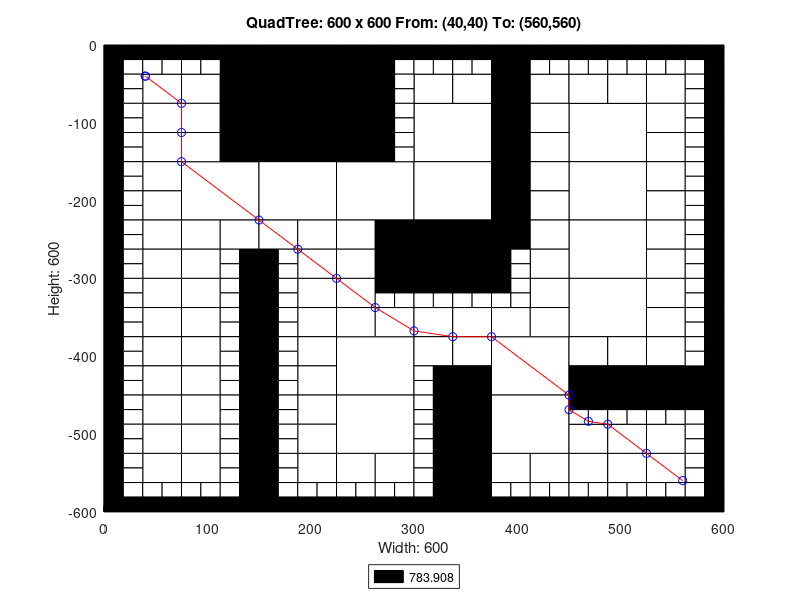

Here is the MATLAB script that generated this plot:
axis([0 600 -600 0]);
title('QuadTree: 600 x 600 From: (40,40) To: (560,560)');
xlabel('Width: 600');
ylabel('Height: 600');
rectangle('Position',[150 -75 75 75], 'FaceColor',[0 0 0]);
rectangle('Position',[150 -150 75 75], 'FaceColor',[0 0 0]);
rectangle('Position',[75 -225 75 75], 'FaceColor',[1 1 1]);
rectangle('Position',[150 -225 75 75], 'FaceColor',[1 1 1]);
rectangle('Position',[225 -225 75 75], 'FaceColor',[1 1 1]);
rectangle('Position',[300 -150 75 75], 'FaceColor',[1 1 1]);
rectangle('Position',[450 -150 75 75], 'FaceColor',[1 1 1]);
rectangle('Position',[300 -225 75 75], 'FaceColor',[1 1 1]);
rectangle('Position',[300 -300 75 75], 'FaceColor',[0 0 0]);
rectangle('Position',[450 -225 75 75], 'FaceColor',[1 1 1]);
rectangle('Position',[450 -300 75 75], 'FaceColor',[1 1 1]);
rectangle('Position',[225 -450 75 75], 'FaceColor',[1 1 1]);
rectangle('Position',[225 -525 75 75], 'FaceColor',[1 1 1]);
rectangle('Position',[375 -450 75 75], 'FaceColor',[1 1 1]);
rectangle('Position',[450 -375 75 75], 'FaceColor',[1 1 1]);
rectangle('Position',[375 -525 75 75], 'FaceColor',[1 1 1]);
rectangle('Position',[37.5 -75 37.5 37.5], 'FaceColor',[1 1 1]);
rectangle('Position',[112.5 -37.5 37.5 37.5], 'FaceColor',[0 0 0]);
rectangle('Position',[75 -75 37.5 37.5], 'FaceColor',[1 1 1]);
rectangle('Position',[112.5 -75 37.5 37.5], 'FaceColor',[0 0 0]);
rectangle('Position',[37.5 -112.5 37.5 37.5], 'FaceColor',[1 1 1]);
rectangle('Position',[37.5 -150 37.5 37.5], 'FaceColor',[1 1 1]);
rectangle('Position',[75 -112.5 37.5 37.5], 'FaceColor',[1 1 1]);
rectangle('Position',[112.5 -112.5 37.5 37.5], 'FaceColor',[0 0 0]);
rectangle('Position',[75 -150 37.5 37.5], 'FaceColor',[1 1 1]);
rectangle('Position',[112.5 -150 37.5 37.5], 'FaceColor',[0 0 0]);
rectangle('Position',[225 -37.5 37.5 37.5], 'FaceColor',[0 0 0]);
rectangle('Position',[225 -75 37.5 37.5], 'FaceColor',[0 0 0]);
rectangle('Position',[225 -112.5 37.5 37.5], 'FaceColor',[0 0 0]);
rectangle('Position',[225 -150 37.5 37.5], 'FaceColor',[0 0 0]);
rectangle('Position',[37.5 -187.5 37.5 37.5], 'FaceColor',[1 1 1]);
rectangle('Position',[37.5 -225 37.5 37.5], 'FaceColor',[1 1 1]);
rectangle('Position',[37.5 -262.5 37.5 37.5], 'FaceColor',[1 1 1]);
rectangle('Position',[37.5 -300 37.5 37.5], 'FaceColor',[1 1 1]);
rectangle('Position',[75 -262.5 37.5 37.5], 'FaceColor',[1 1 1]);
rectangle('Position',[112.5 -262.5 37.5 37.5], 'FaceColor',[1 1 1]);
rectangle('Position',[75 -300 37.5 37.5], 'FaceColor',[1 1 1]);
rectangle('Position',[150 -262.5 37.5 37.5], 'FaceColor',[1 1 1]);
rectangle('Position',[187.5 -262.5 37.5 37.5], 'FaceColor',[1 1 1]);
rectangle('Position',[187.5 -300 37.5 37.5], 'FaceColor',[1 1 1]);
rectangle('Position',[225 -262.5 37.5 37.5], 'FaceColor',[1 1 1]);
rectangle('Position',[262.5 -262.5 37.5 37.5], 'FaceColor',[0 0 0]);
rectangle('Position',[225 -300 37.5 37.5], 'FaceColor',[1 1 1]);
rectangle('Position',[262.5 -300 37.5 37.5], 'FaceColor',[0 0 0]);
rectangle('Position',[300 -75 37.5 37.5], 'FaceColor',[1 1 1]);
rectangle('Position',[337.5 -75 37.5 37.5], 'FaceColor',[1 1 1]);
rectangle('Position',[375 -37.5 37.5 37.5], 'FaceColor',[0 0 0]);
rectangle('Position',[375 -75 37.5 37.5], 'FaceColor',[0 0 0]);
rectangle('Position',[412.5 -75 37.5 37.5], 'FaceColor',[1 1 1]);
rectangle('Position',[375 -112.5 37.5 37.5], 'FaceColor',[0 0 0]);
rectangle('Position',[412.5 -112.5 37.5 37.5], 'FaceColor',[1 1 1]);
rectangle('Position',[375 -150 37.5 37.5], 'FaceColor',[0 0 0]);
rectangle('Position',[412.5 -150 37.5 37.5], 'FaceColor',[1 1 1]);
rectangle('Position',[450 -75 37.5 37.5], 'FaceColor',[1 1 1]);
rectangle('Position',[487.5 -75 37.5 37.5], 'FaceColor',[1 1 1]);
rectangle('Position',[525 -75 37.5 37.5], 'FaceColor',[1 1 1]);
rectangle('Position',[525 -112.5 37.5 37.5], 'FaceColor',[1 1 1]);
rectangle('Position',[525 -150 37.5 37.5], 'FaceColor',[1 1 1]);
rectangle('Position',[375 -187.5 37.5 37.5], 'FaceColor',[0 0 0]);
rectangle('Position',[412.5 -187.5 37.5 37.5], 'FaceColor',[1 1 1]);
rectangle('Position',[375 -225 37.5 37.5], 'FaceColor',[0 0 0]);
rectangle('Position',[412.5 -225 37.5 37.5], 'FaceColor',[1 1 1]);
rectangle('Position',[375 -262.5 37.5 37.5], 'FaceColor',[0 0 0]);
rectangle('Position',[412.5 -262.5 37.5 37.5], 'FaceColor',[1 1 1]);
rectangle('Position',[412.5 -300 37.5 37.5], 'FaceColor',[1 1 1]);
rectangle('Position',[525 -187.5 37.5 37.5], 'FaceColor',[1 1 1]);
rectangle('Position',[525 -225 37.5 37.5], 'FaceColor',[1 1 1]);
rectangle('Position',[525 -262.5 37.5 37.5], 'FaceColor',[1 1 1]);
rectangle('Position',[525 -300 37.5 37.5], 'FaceColor',[1 1 1]);
rectangle('Position',[37.5 -337.5 37.5 37.5], 'FaceColor',[1 1 1]);
rectangle('Position',[37.5 -375 37.5 37.5], 'FaceColor',[1 1 1]);
rectangle('Position',[75 -337.5 37.5 37.5], 'FaceColor',[1 1 1]);
rectangle('Position',[75 -375 37.5 37.5], 'FaceColor',[1 1 1]);
rectangle('Position',[37.5 -412.5 37.5 37.5], 'FaceColor',[1 1 1]);
rectangle('Position',[37.5 -450 37.5 37.5], 'FaceColor',[1 1 1]);
rectangle('Position',[75 -412.5 37.5 37.5], 'FaceColor',[1 1 1]);
rectangle('Position',[75 -450 37.5 37.5], 'FaceColor',[1 1 1]);
rectangle('Position',[187.5 -337.5 37.5 37.5], 'FaceColor',[1 1 1]);
rectangle('Position',[187.5 -375 37.5 37.5], 'FaceColor',[1 1 1]);
rectangle('Position',[225 -337.5 37.5 37.5], 'FaceColor',[1 1 1]);
rectangle('Position',[225 -375 37.5 37.5], 'FaceColor',[1 1 1]);
rectangle('Position',[262.5 -375 37.5 37.5], 'FaceColor',[1 1 1]);
rectangle('Position',[187.5 -412.5 37.5 37.5], 'FaceColor',[1 1 1]);
rectangle('Position',[187.5 -450 37.5 37.5], 'FaceColor',[1 1 1]);
rectangle('Position',[37.5 -487.5 37.5 37.5], 'FaceColor',[1 1 1]);
rectangle('Position',[37.5 -525 37.5 37.5], 'FaceColor',[1 1 1]);
rectangle('Position',[75 -487.5 37.5 37.5], 'FaceColor',[1 1 1]);
rectangle('Position',[75 -525 37.5 37.5], 'FaceColor',[1 1 1]);
rectangle('Position',[37.5 -562.5 37.5 37.5], 'FaceColor',[1 1 1]);
rectangle('Position',[75 -562.5 37.5 37.5], 'FaceColor',[1 1 1]);
rectangle('Position',[187.5 -487.5 37.5 37.5], 'FaceColor',[1 1 1]);
rectangle('Position',[187.5 -525 37.5 37.5], 'FaceColor',[1 1 1]);
rectangle('Position',[187.5 -562.5 37.5 37.5], 'FaceColor',[1 1 1]);
rectangle('Position',[225 -562.5 37.5 37.5], 'FaceColor',[1 1 1]);
rectangle('Position',[262.5 -562.5 37.5 37.5], 'FaceColor',[1 1 1]);
rectangle('Position',[300 -375 37.5 37.5], 'FaceColor',[1 1 1]);
rectangle('Position',[337.5 -375 37.5 37.5], 'FaceColor',[1 1 1]);
rectangle('Position',[412.5 -337.5 37.5 37.5], 'FaceColor',[1 1 1]);
rectangle('Position',[375 -375 37.5 37.5], 'FaceColor',[1 1 1]);
rectangle('Position',[412.5 -375 37.5 37.5], 'FaceColor',[1 1 1]);
rectangle('Position',[300 -412.5 37.5 37.5], 'FaceColor',[1 1 1]);
rectangle('Position',[337.5 -412.5 37.5 37.5], 'FaceColor',[1 1 1]);
rectangle('Position',[337.5 -450 37.5 37.5], 'FaceColor',[0 0 0]);
rectangle('Position',[525 -337.5 37.5 37.5], 'FaceColor',[1 1 1]);
rectangle('Position',[525 -375 37.5 37.5], 'FaceColor',[1 1 1]);
rectangle('Position',[450 -412.5 37.5 37.5], 'FaceColor',[1 1 1]);
rectangle('Position',[487.5 -412.5 37.5 37.5], 'FaceColor',[1 1 1]);
rectangle('Position',[450 -450 37.5 37.5], 'FaceColor',[0 0 0]);
rectangle('Position',[487.5 -450 37.5 37.5], 'FaceColor',[0 0 0]);
rectangle('Position',[525 -412.5 37.5 37.5], 'FaceColor',[1 1 1]);
rectangle('Position',[525 -450 37.5 37.5], 'FaceColor',[0 0 0]);
rectangle('Position',[562.5 -450 37.5 37.5], 'FaceColor',[0 0 0]);
rectangle('Position',[337.5 -487.5 37.5 37.5], 'FaceColor',[0 0 0]);
rectangle('Position',[337.5 -525 37.5 37.5], 'FaceColor',[0 0 0]);
rectangle('Position',[337.5 -562.5 37.5 37.5], 'FaceColor',[0 0 0]);
rectangle('Position',[337.5 -600 37.5 37.5], 'FaceColor',[0 0 0]);
rectangle('Position',[375 -562.5 37.5 37.5], 'FaceColor',[1 1 1]);
rectangle('Position',[412.5 -562.5 37.5 37.5], 'FaceColor',[1 1 1]);
rectangle('Position',[450 -525 37.5 37.5], 'FaceColor',[1 1 1]);
rectangle('Position',[487.5 -525 37.5 37.5], 'FaceColor',[1 1 1]);
rectangle('Position',[525 -525 37.5 37.5], 'FaceColor',[1 1 1]);
rectangle('Position',[450 -562.5 37.5 37.5], 'FaceColor',[1 1 1]);
rectangle('Position',[487.5 -562.5 37.5 37.5], 'FaceColor',[1 1 1]);
rectangle('Position',[525 -562.5 37.5 37.5], 'FaceColor',[1 1 1]);
rectangle('Position',[0 -18.75 18.75 18.75], 'FaceColor',[0 0 0]);
rectangle('Position',[18.75 -18.75 18.75 18.75], 'FaceColor',[0 0 0]);
rectangle('Position',[0 -37.5 18.75 18.75], 'FaceColor',[0 0 0]);
rectangle('Position',[18.75 -37.5 18.75 18.75], 'FaceColor',[1 1 1]);
rectangle('Position',[37.5 -18.75 18.75 18.75], 'FaceColor',[0 0 0]);
rectangle('Position',[56.25 -18.75 18.75 18.75], 'FaceColor',[0 0 0]);
rectangle('Position',[37.5 -37.5 18.75 18.75], 'FaceColor',[1 1 1]);
rectangle('Position',[56.25 -37.5 18.75 18.75], 'FaceColor',[1 1 1]);
rectangle('Position',[0 -56.25 18.75 18.75], 'FaceColor',[0 0 0]);
rectangle('Position',[18.75 -56.25 18.75 18.75], 'FaceColor',[1 1 1]);
rectangle('Position',[0 -75 18.75 18.75], 'FaceColor',[0 0 0]);
rectangle('Position',[18.75 -75 18.75 18.75], 'FaceColor',[1 1 1]);
rectangle('Position',[75 -18.75 18.75 18.75], 'FaceColor',[0 0 0]);
rectangle('Position',[93.75 -18.75 18.75 18.75], 'FaceColor',[0 0 0]);
rectangle('Position',[75 -37.5 18.75 18.75], 'FaceColor',[1 1 1]);
rectangle('Position',[93.75 -37.5 18.75 18.75], 'FaceColor',[1 1 1]);
rectangle('Position',[0 -93.75 18.75 18.75], 'FaceColor',[0 0 0]);
rectangle('Position',[18.75 -93.75 18.75 18.75], 'FaceColor',[1 1 1]);
rectangle('Position',[0 -112.5 18.75 18.75], 'FaceColor',[0 0 0]);
rectangle('Position',[18.75 -112.5 18.75 18.75], 'FaceColor',[1 1 1]);
rectangle('Position',[0 -131.25 18.75 18.75], 'FaceColor',[0 0 0]);
rectangle('Position',[18.75 -131.25 18.75 18.75], 'FaceColor',[1 1 1]);
rectangle('Position',[0 -150 18.75 18.75], 'FaceColor',[0 0 0]);
rectangle('Position',[18.75 -150 18.75 18.75], 'FaceColor',[1 1 1]);
rectangle('Position',[262.5 -18.75 18.75 18.75], 'FaceColor',[0 0 0]);
rectangle('Position',[281.25 -18.75 18.75 18.75], 'FaceColor',[0 0 0]);
rectangle('Position',[262.5 -37.5 18.75 18.75], 'FaceColor',[0 0 0]);
rectangle('Position',[281.25 -37.5 18.75 18.75], 'FaceColor',[1 1 1]);
rectangle('Position',[262.5 -56.25 18.75 18.75], 'FaceColor',[0 0 0]);
rectangle('Position',[281.25 -56.25 18.75 18.75], 'FaceColor',[1 1 1]);
rectangle('Position',[262.5 -75 18.75 18.75], 'FaceColor',[0 0 0]);
rectangle('Position',[281.25 -75 18.75 18.75], 'FaceColor',[1 1 1]);
rectangle('Position',[262.5 -93.75 18.75 18.75], 'FaceColor',[0 0 0]);
rectangle('Position',[281.25 -93.75 18.75 18.75], 'FaceColor',[1 1 1]);
rectangle('Position',[262.5 -112.5 18.75 18.75], 'FaceColor',[0 0 0]);
rectangle('Position',[281.25 -112.5 18.75 18.75], 'FaceColor',[1 1 1]);
rectangle('Position',[262.5 -131.25 18.75 18.75], 'FaceColor',[0 0 0]);
rectangle('Position',[281.25 -131.25 18.75 18.75], 'FaceColor',[1 1 1]);
rectangle('Position',[262.5 -150 18.75 18.75], 'FaceColor',[0 0 0]);
rectangle('Position',[281.25 -150 18.75 18.75], 'FaceColor',[1 1 1]);
rectangle('Position',[0 -168.75 18.75 18.75], 'FaceColor',[0 0 0]);
rectangle('Position',[18.75 -168.75 18.75 18.75], 'FaceColor',[1 1 1]);
rectangle('Position',[0 -187.5 18.75 18.75], 'FaceColor',[0 0 0]);
rectangle('Position',[18.75 -187.5 18.75 18.75], 'FaceColor',[1 1 1]);
rectangle('Position',[0 -206.25 18.75 18.75], 'FaceColor',[0 0 0]);
rectangle('Position',[18.75 -206.25 18.75 18.75], 'FaceColor',[1 1 1]);
rectangle('Position',[0 -225 18.75 18.75], 'FaceColor',[0 0 0]);
rectangle('Position',[18.75 -225 18.75 18.75], 'FaceColor',[1 1 1]);
rectangle('Position',[0 -243.75 18.75 18.75], 'FaceColor',[0 0 0]);
rectangle('Position',[18.75 -243.75 18.75 18.75], 'FaceColor',[1 1 1]);
rectangle('Position',[0 -262.5 18.75 18.75], 'FaceColor',[0 0 0]);
rectangle('Position',[18.75 -262.5 18.75 18.75], 'FaceColor',[1 1 1]);
rectangle('Position',[0 -281.25 18.75 18.75], 'FaceColor',[0 0 0]);
rectangle('Position',[18.75 -281.25 18.75 18.75], 'FaceColor',[1 1 1]);
rectangle('Position',[0 -300 18.75 18.75], 'FaceColor',[0 0 0]);
rectangle('Position',[18.75 -300 18.75 18.75], 'FaceColor',[1 1 1]);
rectangle('Position',[112.5 -281.25 18.75 18.75], 'FaceColor',[1 1 1]);
rectangle('Position',[131.25 -281.25 18.75 18.75], 'FaceColor',[0 0 0]);
rectangle('Position',[112.5 -300 18.75 18.75], 'FaceColor',[1 1 1]);
rectangle('Position',[131.25 -300 18.75 18.75], 'FaceColor',[0 0 0]);
rectangle('Position',[150 -281.25 18.75 18.75], 'FaceColor',[0 0 0]);
rectangle('Position',[168.75 -281.25 18.75 18.75], 'FaceColor',[1 1 1]);
rectangle('Position',[150 -300 18.75 18.75], 'FaceColor',[0 0 0]);
rectangle('Position',[168.75 -300 18.75 18.75], 'FaceColor',[1 1 1]);
rectangle('Position',[300 -18.75 18.75 18.75], 'FaceColor',[0 0 0]);
rectangle('Position',[318.75 -18.75 18.75 18.75], 'FaceColor',[0 0 0]);
rectangle('Position',[300 -37.5 18.75 18.75], 'FaceColor',[1 1 1]);
rectangle('Position',[318.75 -37.5 18.75 18.75], 'FaceColor',[1 1 1]);
rectangle('Position',[337.5 -18.75 18.75 18.75], 'FaceColor',[0 0 0]);
rectangle('Position',[356.25 -18.75 18.75 18.75], 'FaceColor',[0 0 0]);
rectangle('Position',[337.5 -37.5 18.75 18.75], 'FaceColor',[1 1 1]);
rectangle('Position',[356.25 -37.5 18.75 18.75], 'FaceColor',[1 1 1]);
rectangle('Position',[412.5 -18.75 18.75 18.75], 'FaceColor',[0 0 0]);
rectangle('Position',[431.25 -18.75 18.75 18.75], 'FaceColor',[0 0 0]);
rectangle('Position',[412.5 -37.5 18.75 18.75], 'FaceColor',[1 1 1]);
rectangle('Position',[431.25 -37.5 18.75 18.75], 'FaceColor',[1 1 1]);
rectangle('Position',[450 -18.75 18.75 18.75], 'FaceColor',[0 0 0]);
rectangle('Position',[468.75 -18.75 18.75 18.75], 'FaceColor',[0 0 0]);
rectangle('Position',[450 -37.5 18.75 18.75], 'FaceColor',[1 1 1]);
rectangle('Position',[468.75 -37.5 18.75 18.75], 'FaceColor',[1 1 1]);
rectangle('Position',[487.5 -18.75 18.75 18.75], 'FaceColor',[0 0 0]);
rectangle('Position',[506.25 -18.75 18.75 18.75], 'FaceColor',[0 0 0]);
rectangle('Position',[487.5 -37.5 18.75 18.75], 'FaceColor',[1 1 1]);
rectangle('Position',[506.25 -37.5 18.75 18.75], 'FaceColor',[1 1 1]);
rectangle('Position',[525 -18.75 18.75 18.75], 'FaceColor',[0 0 0]);
rectangle('Position',[543.75 -18.75 18.75 18.75], 'FaceColor',[0 0 0]);
rectangle('Position',[525 -37.5 18.75 18.75], 'FaceColor',[1 1 1]);
rectangle('Position',[543.75 -37.5 18.75 18.75], 'FaceColor',[1 1 1]);
rectangle('Position',[562.5 -18.75 18.75 18.75], 'FaceColor',[0 0 0]);
rectangle('Position',[581.25 -18.75 18.75 18.75], 'FaceColor',[0 0 0]);
rectangle('Position',[562.5 -37.5 18.75 18.75], 'FaceColor',[1 1 1]);
rectangle('Position',[581.25 -37.5 18.75 18.75], 'FaceColor',[0 0 0]);
rectangle('Position',[562.5 -56.25 18.75 18.75], 'FaceColor',[1 1 1]);
rectangle('Position',[581.25 -56.25 18.75 18.75], 'FaceColor',[0 0 0]);
rectangle('Position',[562.5 -75 18.75 18.75], 'FaceColor',[1 1 1]);
rectangle('Position',[581.25 -75 18.75 18.75], 'FaceColor',[0 0 0]);
rectangle('Position',[562.5 -93.75 18.75 18.75], 'FaceColor',[1 1 1]);
rectangle('Position',[581.25 -93.75 18.75 18.75], 'FaceColor',[0 0 0]);
rectangle('Position',[562.5 -112.5 18.75 18.75], 'FaceColor',[1 1 1]);
rectangle('Position',[581.25 -112.5 18.75 18.75], 'FaceColor',[0 0 0]);
rectangle('Position',[562.5 -131.25 18.75 18.75], 'FaceColor',[1 1 1]);
rectangle('Position',[581.25 -131.25 18.75 18.75], 'FaceColor',[0 0 0]);
rectangle('Position',[562.5 -150 18.75 18.75], 'FaceColor',[1 1 1]);
rectangle('Position',[581.25 -150 18.75 18.75], 'FaceColor',[0 0 0]);
rectangle('Position',[375 -281.25 18.75 18.75], 'FaceColor',[0 0 0]);
rectangle('Position',[393.75 -281.25 18.75 18.75], 'FaceColor',[1 1 1]);
rectangle('Position',[375 -300 18.75 18.75], 'FaceColor',[0 0 0]);
rectangle('Position',[393.75 -300 18.75 18.75], 'FaceColor',[1 1 1]);
rectangle('Position',[562.5 -168.75 18.75 18.75], 'FaceColor',[1 1 1]);
rectangle('Position',[581.25 -168.75 18.75 18.75], 'FaceColor',[0 0 0]);
rectangle('Position',[562.5 -187.5 18.75 18.75], 'FaceColor',[1 1 1]);
rectangle('Position',[581.25 -187.5 18.75 18.75], 'FaceColor',[0 0 0]);
rectangle('Position',[562.5 -206.25 18.75 18.75], 'FaceColor',[1 1 1]);
rectangle('Position',[581.25 -206.25 18.75 18.75], 'FaceColor',[0 0 0]);
rectangle('Position',[562.5 -225 18.75 18.75], 'FaceColor',[1 1 1]);
rectangle('Position',[581.25 -225 18.75 18.75], 'FaceColor',[0 0 0]);
rectangle('Position',[562.5 -243.75 18.75 18.75], 'FaceColor',[1 1 1]);
rectangle('Position',[581.25 -243.75 18.75 18.75], 'FaceColor',[0 0 0]);
rectangle('Position',[562.5 -262.5 18.75 18.75], 'FaceColor',[1 1 1]);
rectangle('Position',[581.25 -262.5 18.75 18.75], 'FaceColor',[0 0 0]);
rectangle('Position',[562.5 -281.25 18.75 18.75], 'FaceColor',[1 1 1]);
rectangle('Position',[581.25 -281.25 18.75 18.75], 'FaceColor',[0 0 0]);
rectangle('Position',[562.5 -300 18.75 18.75], 'FaceColor',[1 1 1]);
rectangle('Position',[581.25 -300 18.75 18.75], 'FaceColor',[0 0 0]);
rectangle('Position',[0 -318.75 18.75 18.75], 'FaceColor',[0 0 0]);
rectangle('Position',[18.75 -318.75 18.75 18.75], 'FaceColor',[1 1 1]);
rectangle('Position',[0 -337.5 18.75 18.75], 'FaceColor',[0 0 0]);
rectangle('Position',[18.75 -337.5 18.75 18.75], 'FaceColor',[1 1 1]);
rectangle('Position',[0 -356.25 18.75 18.75], 'FaceColor',[0 0 0]);
rectangle('Position',[18.75 -356.25 18.75 18.75], 'FaceColor',[1 1 1]);
rectangle('Position',[0 -375 18.75 18.75], 'FaceColor',[0 0 0]);
rectangle('Position',[18.75 -375 18.75 18.75], 'FaceColor',[1 1 1]);
rectangle('Position',[112.5 -318.75 18.75 18.75], 'FaceColor',[1 1 1]);
rectangle('Position',[131.25 -318.75 18.75 18.75], 'FaceColor',[0 0 0]);
rectangle('Position',[112.5 -337.5 18.75 18.75], 'FaceColor',[1 1 1]);
rectangle('Position',[131.25 -337.5 18.75 18.75], 'FaceColor',[0 0 0]);
rectangle('Position',[112.5 -356.25 18.75 18.75], 'FaceColor',[1 1 1]);
rectangle('Position',[131.25 -356.25 18.75 18.75], 'FaceColor',[0 0 0]);
rectangle('Position',[112.5 -375 18.75 18.75], 'FaceColor',[1 1 1]);
rectangle('Position',[131.25 -375 18.75 18.75], 'FaceColor',[0 0 0]);
rectangle('Position',[0 -393.75 18.75 18.75], 'FaceColor',[0 0 0]);
rectangle('Position',[18.75 -393.75 18.75 18.75], 'FaceColor',[1 1 1]);
rectangle('Position',[0 -412.5 18.75 18.75], 'FaceColor',[0 0 0]);
rectangle('Position',[18.75 -412.5 18.75 18.75], 'FaceColor',[1 1 1]);
rectangle('Position',[0 -431.25 18.75 18.75], 'FaceColor',[0 0 0]);
rectangle('Position',[18.75 -431.25 18.75 18.75], 'FaceColor',[1 1 1]);
rectangle('Position',[0 -450 18.75 18.75], 'FaceColor',[0 0 0]);
rectangle('Position',[18.75 -450 18.75 18.75], 'FaceColor',[1 1 1]);
rectangle('Position',[112.5 -393.75 18.75 18.75], 'FaceColor',[1 1 1]);
rectangle('Position',[131.25 -393.75 18.75 18.75], 'FaceColor',[0 0 0]);
rectangle('Position',[112.5 -412.5 18.75 18.75], 'FaceColor',[1 1 1]);
rectangle('Position',[131.25 -412.5 18.75 18.75], 'FaceColor',[0 0 0]);
rectangle('Position',[112.5 -431.25 18.75 18.75], 'FaceColor',[1 1 1]);
rectangle('Position',[131.25 -431.25 18.75 18.75], 'FaceColor',[0 0 0]);
rectangle('Position',[112.5 -450 18.75 18.75], 'FaceColor',[1 1 1]);
rectangle('Position',[131.25 -450 18.75 18.75], 'FaceColor',[0 0 0]);
rectangle('Position',[150 -318.75 18.75 18.75], 'FaceColor',[0 0 0]);
rectangle('Position',[168.75 -318.75 18.75 18.75], 'FaceColor',[1 1 1]);
rectangle('Position',[150 -337.5 18.75 18.75], 'FaceColor',[0 0 0]);
rectangle('Position',[168.75 -337.5 18.75 18.75], 'FaceColor',[1 1 1]);
rectangle('Position',[150 -356.25 18.75 18.75], 'FaceColor',[0 0 0]);
rectangle('Position',[168.75 -356.25 18.75 18.75], 'FaceColor',[1 1 1]);
rectangle('Position',[150 -375 18.75 18.75], 'FaceColor',[0 0 0]);
rectangle('Position',[168.75 -375 18.75 18.75], 'FaceColor',[1 1 1]);
rectangle('Position',[262.5 -318.75 18.75 18.75], 'FaceColor',[0 0 0]);
rectangle('Position',[281.25 -318.75 18.75 18.75], 'FaceColor',[0 0 0]);
rectangle('Position',[262.5 -337.5 18.75 18.75], 'FaceColor',[1 1 1]);
rectangle('Position',[281.25 -337.5 18.75 18.75], 'FaceColor',[1 1 1]);
rectangle('Position',[150 -393.75 18.75 18.75], 'FaceColor',[0 0 0]);
rectangle('Position',[168.75 -393.75 18.75 18.75], 'FaceColor',[1 1 1]);
rectangle('Position',[150 -412.5 18.75 18.75], 'FaceColor',[0 0 0]);
rectangle('Position',[168.75 -412.5 18.75 18.75], 'FaceColor',[1 1 1]);
rectangle('Position',[150 -431.25 18.75 18.75], 'FaceColor',[0 0 0]);
rectangle('Position',[168.75 -431.25 18.75 18.75], 'FaceColor',[1 1 1]);
rectangle('Position',[150 -450 18.75 18.75], 'FaceColor',[0 0 0]);
rectangle('Position',[168.75 -450 18.75 18.75], 'FaceColor',[1 1 1]);
rectangle('Position',[0 -468.75 18.75 18.75], 'FaceColor',[0 0 0]);
rectangle('Position',[18.75 -468.75 18.75 18.75], 'FaceColor',[1 1 1]);
rectangle('Position',[0 -487.5 18.75 18.75], 'FaceColor',[0 0 0]);
rectangle('Position',[18.75 -487.5 18.75 18.75], 'FaceColor',[1 1 1]);
rectangle('Position',[0 -506.25 18.75 18.75], 'FaceColor',[0 0 0]);
rectangle('Position',[18.75 -506.25 18.75 18.75], 'FaceColor',[1 1 1]);
rectangle('Position',[0 -525 18.75 18.75], 'FaceColor',[0 0 0]);
rectangle('Position',[18.75 -525 18.75 18.75], 'FaceColor',[1 1 1]);
rectangle('Position',[112.5 -468.75 18.75 18.75], 'FaceColor',[1 1 1]);
rectangle('Position',[131.25 -468.75 18.75 18.75], 'FaceColor',[0 0 0]);
rectangle('Position',[112.5 -487.5 18.75 18.75], 'FaceColor',[1 1 1]);
rectangle('Position',[131.25 -487.5 18.75 18.75], 'FaceColor',[0 0 0]);
rectangle('Position',[112.5 -506.25 18.75 18.75], 'FaceColor',[1 1 1]);
rectangle('Position',[131.25 -506.25 18.75 18.75], 'FaceColor',[0 0 0]);
rectangle('Position',[112.5 -525 18.75 18.75], 'FaceColor',[1 1 1]);
rectangle('Position',[131.25 -525 18.75 18.75], 'FaceColor',[0 0 0]);
rectangle('Position',[0 -543.75 18.75 18.75], 'FaceColor',[0 0 0]);
rectangle('Position',[18.75 -543.75 18.75 18.75], 'FaceColor',[1 1 1]);
rectangle('Position',[0 -562.5 18.75 18.75], 'FaceColor',[0 0 0]);
rectangle('Position',[18.75 -562.5 18.75 18.75], 'FaceColor',[1 1 1]);
rectangle('Position',[0 -581.25 18.75 18.75], 'FaceColor',[0 0 0]);
rectangle('Position',[18.75 -581.25 18.75 18.75], 'FaceColor',[1 1 1]);
rectangle('Position',[0 -600 18.75 18.75], 'FaceColor',[0 0 0]);
rectangle('Position',[18.75 -600 18.75 18.75], 'FaceColor',[0 0 0]);
rectangle('Position',[37.5 -581.25 18.75 18.75], 'FaceColor',[1 1 1]);
rectangle('Position',[56.25 -581.25 18.75 18.75], 'FaceColor',[1 1 1]);
rectangle('Position',[37.5 -600 18.75 18.75], 'FaceColor',[0 0 0]);
rectangle('Position',[56.25 -600 18.75 18.75], 'FaceColor',[0 0 0]);
rectangle('Position',[112.5 -543.75 18.75 18.75], 'FaceColor',[1 1 1]);
rectangle('Position',[131.25 -543.75 18.75 18.75], 'FaceColor',[0 0 0]);
rectangle('Position',[112.5 -562.5 18.75 18.75], 'FaceColor',[1 1 1]);
rectangle('Position',[131.25 -562.5 18.75 18.75], 'FaceColor',[0 0 0]);
rectangle('Position',[75 -581.25 18.75 18.75], 'FaceColor',[1 1 1]);
rectangle('Position',[93.75 -581.25 18.75 18.75], 'FaceColor',[1 1 1]);
rectangle('Position',[75 -600 18.75 18.75], 'FaceColor',[0 0 0]);
rectangle('Position',[93.75 -600 18.75 18.75], 'FaceColor',[0 0 0]);
rectangle('Position',[112.5 -581.25 18.75 18.75], 'FaceColor',[1 1 1]);
rectangle('Position',[131.25 -581.25 18.75 18.75], 'FaceColor',[0 0 0]);
rectangle('Position',[112.5 -600 18.75 18.75], 'FaceColor',[0 0 0]);
rectangle('Position',[131.25 -600 18.75 18.75], 'FaceColor',[0 0 0]);
rectangle('Position',[150 -468.75 18.75 18.75], 'FaceColor',[0 0 0]);
rectangle('Position',[168.75 -468.75 18.75 18.75], 'FaceColor',[1 1 1]);
rectangle('Position',[150 -487.5 18.75 18.75], 'FaceColor',[0 0 0]);
rectangle('Position',[168.75 -487.5 18.75 18.75], 'FaceColor',[1 1 1]);
rectangle('Position',[150 -506.25 18.75 18.75], 'FaceColor',[0 0 0]);
rectangle('Position',[168.75 -506.25 18.75 18.75], 'FaceColor',[1 1 1]);
rectangle('Position',[150 -525 18.75 18.75], 'FaceColor',[0 0 0]);
rectangle('Position',[168.75 -525 18.75 18.75], 'FaceColor',[1 1 1]);
rectangle('Position',[150 -543.75 18.75 18.75], 'FaceColor',[0 0 0]);
rectangle('Position',[168.75 -543.75 18.75 18.75], 'FaceColor',[1 1 1]);
rectangle('Position',[150 -562.5 18.75 18.75], 'FaceColor',[0 0 0]);
rectangle('Position',[168.75 -562.5 18.75 18.75], 'FaceColor',[1 1 1]);
rectangle('Position',[150 -581.25 18.75 18.75], 'FaceColor',[0 0 0]);
rectangle('Position',[168.75 -581.25 18.75 18.75], 'FaceColor',[1 1 1]);
rectangle('Position',[150 -600 18.75 18.75], 'FaceColor',[0 0 0]);
rectangle('Position',[168.75 -600 18.75 18.75], 'FaceColor',[0 0 0]);
rectangle('Position',[187.5 -581.25 18.75 18.75], 'FaceColor',[1 1 1]);
rectangle('Position',[206.25 -581.25 18.75 18.75], 'FaceColor',[1 1 1]);
rectangle('Position',[187.5 -600 18.75 18.75], 'FaceColor',[0 0 0]);
rectangle('Position',[206.25 -600 18.75 18.75], 'FaceColor',[0 0 0]);
rectangle('Position',[225 -581.25 18.75 18.75], 'FaceColor',[1 1 1]);
rectangle('Position',[243.75 -581.25 18.75 18.75], 'FaceColor',[1 1 1]);
rectangle('Position',[225 -600 18.75 18.75], 'FaceColor',[0 0 0]);
rectangle('Position',[243.75 -600 18.75 18.75], 'FaceColor',[0 0 0]);
rectangle('Position',[262.5 -581.25 18.75 18.75], 'FaceColor',[1 1 1]);
rectangle('Position',[281.25 -581.25 18.75 18.75], 'FaceColor',[1 1 1]);
rectangle('Position',[262.5 -600 18.75 18.75], 'FaceColor',[0 0 0]);
rectangle('Position',[281.25 -600 18.75 18.75], 'FaceColor',[0 0 0]);
rectangle('Position',[300 -318.75 18.75 18.75], 'FaceColor',[0 0 0]);
rectangle('Position',[318.75 -318.75 18.75 18.75], 'FaceColor',[0 0 0]);
rectangle('Position',[300 -337.5 18.75 18.75], 'FaceColor',[1 1 1]);
rectangle('Position',[318.75 -337.5 18.75 18.75], 'FaceColor',[1 1 1]);
rectangle('Position',[337.5 -318.75 18.75 18.75], 'FaceColor',[0 0 0]);
rectangle('Position',[356.25 -318.75 18.75 18.75], 'FaceColor',[0 0 0]);
rectangle('Position',[337.5 -337.5 18.75 18.75], 'FaceColor',[1 1 1]);
rectangle('Position',[356.25 -337.5 18.75 18.75], 'FaceColor',[1 1 1]);
rectangle('Position',[375 -318.75 18.75 18.75], 'FaceColor',[0 0 0]);
rectangle('Position',[393.75 -318.75 18.75 18.75], 'FaceColor',[1 1 1]);
rectangle('Position',[375 -337.5 18.75 18.75], 'FaceColor',[1 1 1]);
rectangle('Position',[393.75 -337.5 18.75 18.75], 'FaceColor',[1 1 1]);
rectangle('Position',[300 -431.25 18.75 18.75], 'FaceColor',[1 1 1]);
rectangle('Position',[318.75 -431.25 18.75 18.75], 'FaceColor',[0 0 0]);
rectangle('Position',[300 -450 18.75 18.75], 'FaceColor',[1 1 1]);
rectangle('Position',[318.75 -450 18.75 18.75], 'FaceColor',[0 0 0]);
rectangle('Position',[562.5 -318.75 18.75 18.75], 'FaceColor',[1 1 1]);
rectangle('Position',[581.25 -318.75 18.75 18.75], 'FaceColor',[0 0 0]);
rectangle('Position',[562.5 -337.5 18.75 18.75], 'FaceColor',[1 1 1]);
rectangle('Position',[581.25 -337.5 18.75 18.75], 'FaceColor',[0 0 0]);
rectangle('Position',[562.5 -356.25 18.75 18.75], 'FaceColor',[1 1 1]);
rectangle('Position',[581.25 -356.25 18.75 18.75], 'FaceColor',[0 0 0]);
rectangle('Position',[562.5 -375 18.75 18.75], 'FaceColor',[1 1 1]);
rectangle('Position',[581.25 -375 18.75 18.75], 'FaceColor',[0 0 0]);
rectangle('Position',[562.5 -393.75 18.75 18.75], 'FaceColor',[1 1 1]);
rectangle('Position',[581.25 -393.75 18.75 18.75], 'FaceColor',[0 0 0]);
rectangle('Position',[562.5 -412.5 18.75 18.75], 'FaceColor',[1 1 1]);
rectangle('Position',[581.25 -412.5 18.75 18.75], 'FaceColor',[0 0 0]);
rectangle('Position',[300 -468.75 18.75 18.75], 'FaceColor',[1 1 1]);
rectangle('Position',[318.75 -468.75 18.75 18.75], 'FaceColor',[0 0 0]);
rectangle('Position',[300 -487.5 18.75 18.75], 'FaceColor',[1 1 1]);
rectangle('Position',[318.75 -487.5 18.75 18.75], 'FaceColor',[0 0 0]);
rectangle('Position',[300 -506.25 18.75 18.75], 'FaceColor',[1 1 1]);
rectangle('Position',[318.75 -506.25 18.75 18.75], 'FaceColor',[0 0 0]);
rectangle('Position',[300 -525 18.75 18.75], 'FaceColor',[1 1 1]);
rectangle('Position',[318.75 -525 18.75 18.75], 'FaceColor',[0 0 0]);
rectangle('Position',[300 -543.75 18.75 18.75], 'FaceColor',[1 1 1]);
rectangle('Position',[318.75 -543.75 18.75 18.75], 'FaceColor',[0 0 0]);
rectangle('Position',[300 -562.5 18.75 18.75], 'FaceColor',[1 1 1]);
rectangle('Position',[318.75 -562.5 18.75 18.75], 'FaceColor',[0 0 0]);
rectangle('Position',[300 -581.25 18.75 18.75], 'FaceColor',[1 1 1]);
rectangle('Position',[318.75 -581.25 18.75 18.75], 'FaceColor',[0 0 0]);
rectangle('Position',[300 -600 18.75 18.75], 'FaceColor',[0 0 0]);
rectangle('Position',[318.75 -600 18.75 18.75], 'FaceColor',[0 0 0]);
rectangle('Position',[375 -581.25 18.75 18.75], 'FaceColor',[1 1 1]);
rectangle('Position',[393.75 -581.25 18.75 18.75], 'FaceColor',[1 1 1]);
rectangle('Position',[375 -600 18.75 18.75], 'FaceColor',[0 0 0]);
rectangle('Position',[393.75 -600 18.75 18.75], 'FaceColor',[0 0 0]);
rectangle('Position',[412.5 -581.25 18.75 18.75], 'FaceColor',[1 1 1]);
rectangle('Position',[431.25 -581.25 18.75 18.75], 'FaceColor',[1 1 1]);
rectangle('Position',[412.5 -600 18.75 18.75], 'FaceColor',[0 0 0]);
rectangle('Position',[431.25 -600 18.75 18.75], 'FaceColor',[0 0 0]);
rectangle('Position',[450 -468.75 18.75 18.75], 'FaceColor',[0 0 0]);
rectangle('Position',[468.75 -468.75 18.75 18.75], 'FaceColor',[0 0 0]);
rectangle('Position',[450 -487.5 18.75 18.75], 'FaceColor',[1 1 1]);
rectangle('Position',[468.75 -487.5 18.75 18.75], 'FaceColor',[1 1 1]);
rectangle('Position',[487.5 -468.75 18.75 18.75], 'FaceColor',[0 0 0]);
rectangle('Position',[506.25 -468.75 18.75 18.75], 'FaceColor',[0 0 0]);
rectangle('Position',[487.5 -487.5 18.75 18.75], 'FaceColor',[1 1 1]);
rectangle('Position',[506.25 -487.5 18.75 18.75], 'FaceColor',[1 1 1]);
rectangle('Position',[525 -468.75 18.75 18.75], 'FaceColor',[0 0 0]);
rectangle('Position',[543.75 -468.75 18.75 18.75], 'FaceColor',[0 0 0]);
rectangle('Position',[525 -487.5 18.75 18.75], 'FaceColor',[1 1 1]);
rectangle('Position',[543.75 -487.5 18.75 18.75], 'FaceColor',[1 1 1]);
rectangle('Position',[562.5 -468.75 18.75 18.75], 'FaceColor',[0 0 0]);
rectangle('Position',[581.25 -468.75 18.75 18.75], 'FaceColor',[0 0 0]);
rectangle('Position',[562.5 -487.5 18.75 18.75], 'FaceColor',[1 1 1]);
rectangle('Position',[581.25 -487.5 18.75 18.75], 'FaceColor',[0 0 0]);
rectangle('Position',[562.5 -506.25 18.75 18.75], 'FaceColor',[1 1 1]);
rectangle('Position',[581.25 -506.25 18.75 18.75], 'FaceColor',[0 0 0]);
rectangle('Position',[562.5 -525 18.75 18.75], 'FaceColor',[1 1 1]);
rectangle('Position',[581.25 -525 18.75 18.75], 'FaceColor',[0 0 0]);
rectangle('Position',[450 -581.25 18.75 18.75], 'FaceColor',[1 1 1]);
rectangle('Position',[468.75 -581.25 18.75 18.75], 'FaceColor',[1 1 1]);
rectangle('Position',[450 -600 18.75 18.75], 'FaceColor',[0 0 0]);
rectangle('Position',[468.75 -600 18.75 18.75], 'FaceColor',[0 0 0]);
rectangle('Position',[487.5 -581.25 18.75 18.75], 'FaceColor',[1 1 1]);
rectangle('Position',[506.25 -581.25 18.75 18.75], 'FaceColor',[1 1 1]);
rectangle('Position',[487.5 -600 18.75 18.75], 'FaceColor',[0 0 0]);
rectangle('Position',[506.25 -600 18.75 18.75], 'FaceColor',[0 0 0]);
rectangle('Position',[562.5 -543.75 18.75 18.75], 'FaceColor',[1 1 1]);
rectangle('Position',[581.25 -543.75 18.75 18.75], 'FaceColor',[0 0 0]);
rectangle('Position',[562.5 -562.5 18.75 18.75], 'FaceColor',[1 1 1]);
rectangle('Position',[581.25 -562.5 18.75 18.75], 'FaceColor',[0 0 0]);
rectangle('Position',[525 -581.25 18.75 18.75], 'FaceColor',[1 1 1]);
rectangle('Position',[543.75 -581.25 18.75 18.75], 'FaceColor',[1 1 1]);
rectangle('Position',[525 -600 18.75 18.75], 'FaceColor',[0 0 0]);
rectangle('Position',[543.75 -600 18.75 18.75], 'FaceColor',[0 0 0]);
rectangle('Position',[562.5 -581.25 18.75 18.75], 'FaceColor',[1 1 1]);
rectangle('Position',[581.25 -581.25 18.75 18.75], 'FaceColor',[0 0 0]);
rectangle('Position',[562.5 -600 18.75 18.75], 'FaceColor',[0 0 0]);
rectangle('Position',[581.25 -600 18.75 18.75], 'FaceColor',[0 0 0]);
X=[560,525,487.5,468.75,450,450,375,337.5,300,262.5,225,187.5,150,75,75,75,40,40];
Y=[-560,-525,-487.5,-483.75,-468.75,-450,-375,-375,-367.5,-337.5,-300,-262.5,-225,-150,-112.5,-75,-40,-40];
hold on;
plot(X,Y,'r');
plot(X,Y,'bo');
legend('783.908','Location','southoutside');
